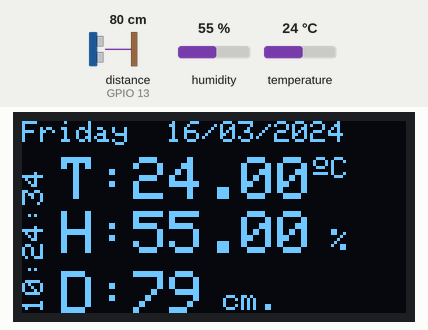
A sketch run on a simulated ESP8266 (NodeMCU). Shown: 128×64 one-colour display. Wiring (inferred from the names in the program): ultrasonic range finder: trigger GPIO 12; echo GPIO 13. The inputs (shaded band) are chosen by the test bench; at power-on: distance to the obstacle (sensor on GPIO 13) 80 cm, humidity 55 %, temperature 24 °C. The echo pulse lasts 58.3 µs per cm; WiFi joins after 1.5 s; servers stay silent unless stated; the local clock reads 2024-03-15 10:24:30 at power-on unless the sketch sets it; what the sketch prints to the serial monitor is not drawn.

Above: at 5.7 s.
5.8 s: distance to the obstacle (sensor on GPIO 13) set to 2 cm
At 7.5 s:
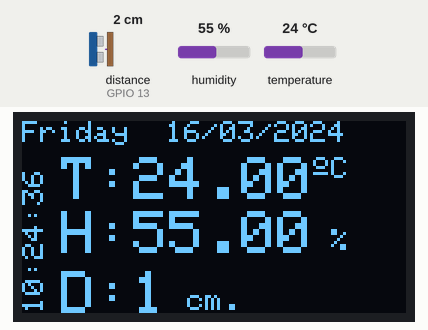
9.2 s: humidity set to 22 %
At 11.6 s:
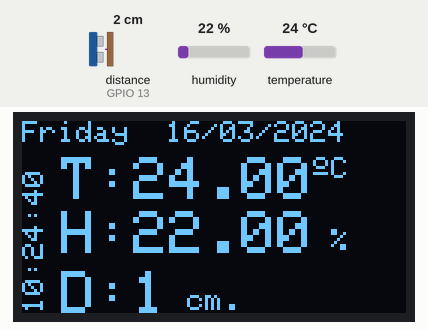
13.3 s: temperature set to 12 °C
At 15.8 s:
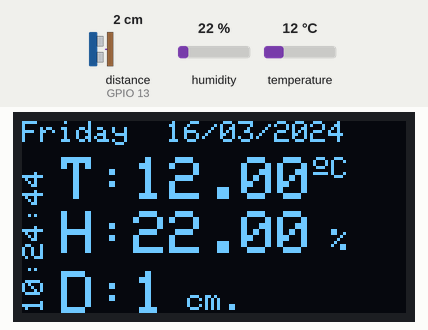
17.5 s: distance to the obstacle (sensor on GPIO 13) set to 4 cm
At 18.9 s:
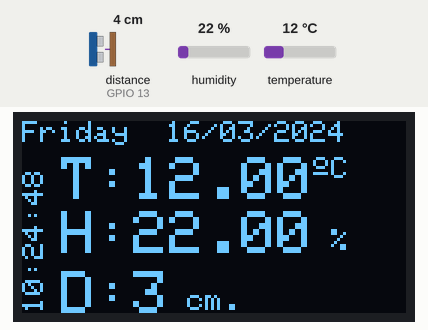
20.6 s: humidity set to 40 %
At 21.5 s:
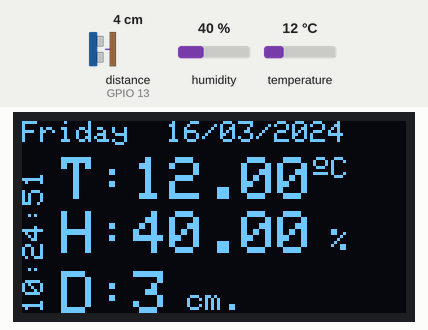
23.7 s: distance to the obstacle (sensor on GPIO 13) set to 9 cm
At 24.8 s:
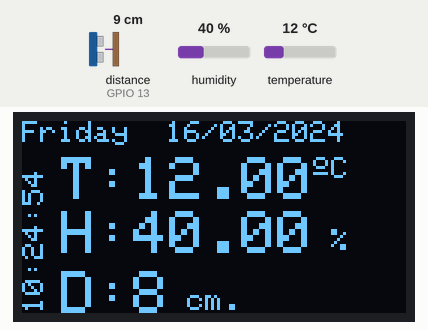
Timing chart, 0 to 26.7 s (numbered marks = the images above; inputs shaded):
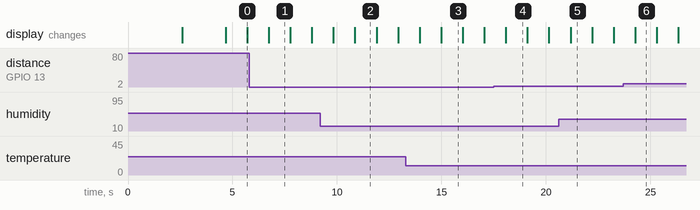

Measured:
- what the display in image 0 shows lasts 1.0 s, from 4.7 s to 5.7 s

The sketch:

Assignment-2-NTP-OLED-DHT.ino
```cpp
#include <ESP8266WiFi.h>
#include "time.h"
#include <SPI.h>
#include <Wire.h>
#include <Adafruit_GFX.h>
#include <Adafruit_SSD1306.h>
#include <Adafruit_Sensor.h>
#include <DHT.h>

#define TRIG_PIN 12 //D6
#define ECHO_PIN 13 //D7
#define DHT_PIN 2 //3 //RX
#define DHT_TYPE DHT22 //DHT11

//OLED RELETED STUFF//
#define SCREEN_WIDTH 128 // OLED display width, in pixels
#define SCREEN_HEIGHT 64 // OLED display height, in pixels
#define OLED_RESET     -1 // Reset pin
#define SCREEN_ADDRESS 0x3C

//DHT22 object initialization
DHT DHTobject = DHT(DHT_PIN, DHT_TYPE);

//OLED init
Adafruit_SSD1306 display(SCREEN_WIDTH, SCREEN_HEIGHT, &Wire, OLED_RESET);


const char* ssid     = "Aircrack-ng";
const char* password = "RedChille";

const char* ntpServer = "pool.ntp.org";
const long  gmtOffset_sec = 19800;
const int   daylightOffset_sec = 0;
struct tm timeinfo;

long distance;
float temp, humi;

void setup(){
  Serial.begin(9600);
  pinMode(ECHO_PIN, INPUT);
  pinMode(TRIG_PIN, OUTPUT);
  DHTobject.begin();

  if(!display.begin(SSD1306_SWITCHCAPVCC, SCREEN_ADDRESS)) {
    Serial.println(F("SSD1306 allocation failed"));
    for(;;); // Don't proceed, loop forever
  }
  else Serial.println("SSD1306 allocation done.");
  // Clear the buffer.
  display.clearDisplay();
  display.setTextSize(3);
  display.setTextColor(SSD1306_WHITE);
  display.setCursor(0,24);
  display.print("SOU");
  display.write(3);
  display.println("MEN");
  display.display();
  delay(1000);

  // Connect to Wi-Fi
  display.clearDisplay();
  display.setTextSize(1);
  display.setCursor(0,0);
  display.println("Connecting to : ");
  display.println(ssid);
//  Serial.print("Connecting to ");
//  Serial.println(ssid);
//  WiFi.mode(WIFI_STA);

  WiFi.begin(ssid, password);
  while (WiFi.status() != WL_CONNECTED) {
    delay(500);
    Serial.print(".");
  }
  Serial.println("");
  Serial.print("WiFi connected. [IP: ");
  Serial.println(WiFi.localIP());
  display.setCursor(0, display.getCursorY()+10);
  display.println("WiFi connected. ");
  display.setTextSize(2);
  display.println(WiFi.localIP());
  display.display();
  delay(2000);
  display.clearDisplay();
  // Init and get the time and sensor data
  configTime(gmtOffset_sec, daylightOffset_sec, ntpServer);
  fetchLocalTime();
  fetchSensorData();
  WiFi.disconnect(true);
//  WiFi.mode(WIFI_OFF);

}

void loop(){
  displayTimeAndSensorData();
  delay(1000);
}

String weekDayArr[] = {"Sunday","Monday", "Tuesday", "Wednesday", "Thursday", "Friday", "Saturday"};

void fetchLocalTime(){
  if(!getLocalTime(&timeinfo)){
    Serial.println("Failed to obtain time");
    return ;
  }
}

void displayTimeAndSensorData(){
  fetchLocalTime();
  Serial.println(asctime(&timeinfo));
  String weekday = weekDayArr[timeinfo.tm_wday];

  display.clearDisplay();
  display.setRotation(0);
  display.setTextSize(1);
  display.setTextColor(SSD1306_WHITE);
  display.setCursor(0,0);
  display.print(weekday);
  display.print("  ");
  if(timeinfo.tm_mday<10) display.print(0);
  display.print(timeinfo.tm_mday+1); display.print("/");
  if(timeinfo.tm_mon<10) display.print(0);
  display.print(timeinfo.tm_mon+1); display.print("/");
  display.print(timeinfo.tm_year+1900); display.println(" ");

  display.setRotation(3);
  display.setCursor(0, 0);
  if(timeinfo.tm_hour<10) display.print(0);
  display.print(timeinfo.tm_hour); display.print(":");
  if(timeinfo.tm_min<10) display.print(0);
  display.print(timeinfo.tm_min); display.print(":");
  if(timeinfo.tm_sec<10) display.print(0);
  display.println(timeinfo.tm_sec);
  display.setRotation(0); //rotation reset

  //displaying sensor data
  fetchSensorData();
  display.setTextSize(2);
  display.setCursor(13,50);
  display.print("D:");
  if(distance>900)display.print("---- ");
  else display.print(distance);
  display.setTextSize(1);
  display.setCursor(display.getCursorX(),56);
  display.println(" cm.");

  display.setCursor(13,12); //left, down
  display.setTextSize(2);
  display.print("T:");
  display.print(temp);
  display.setTextSize(1);
  display.cp437(true);
  display.write(167);
  display.print("C");

  display.setCursor(13,30);
  display.setTextSize(2);
  display.print("H:");
  display.print(humi);
  display.setTextSize(1);
  display.setCursor(display.getCursorX(),36);
  display.print(" %");


  display.display();

  return;
}

void fetchSensorData(){
  digitalWrite(TRIG_PIN, LOW);
  delayMicroseconds(2);
  digitalWrite(TRIG_PIN, HIGH);
  delayMicroseconds(10);
  digitalWrite(TRIG_PIN, LOW);
  distance = pulseIn(ECHO_PIN, HIGH)/2 * 0.034;
//  delay(500);
  temp = DHTobject.readTemperature(); //in celsius
  humi = DHTobject.readHumidity();

  // Prints the distance on the Serial Monitor
  Serial.printf("Distance: %d cm\n", distance);
  Serial.printf("Temp. %0.2f\tHumidity %0.2f\n", temp, humi);
//  delay(2000);
}
```
